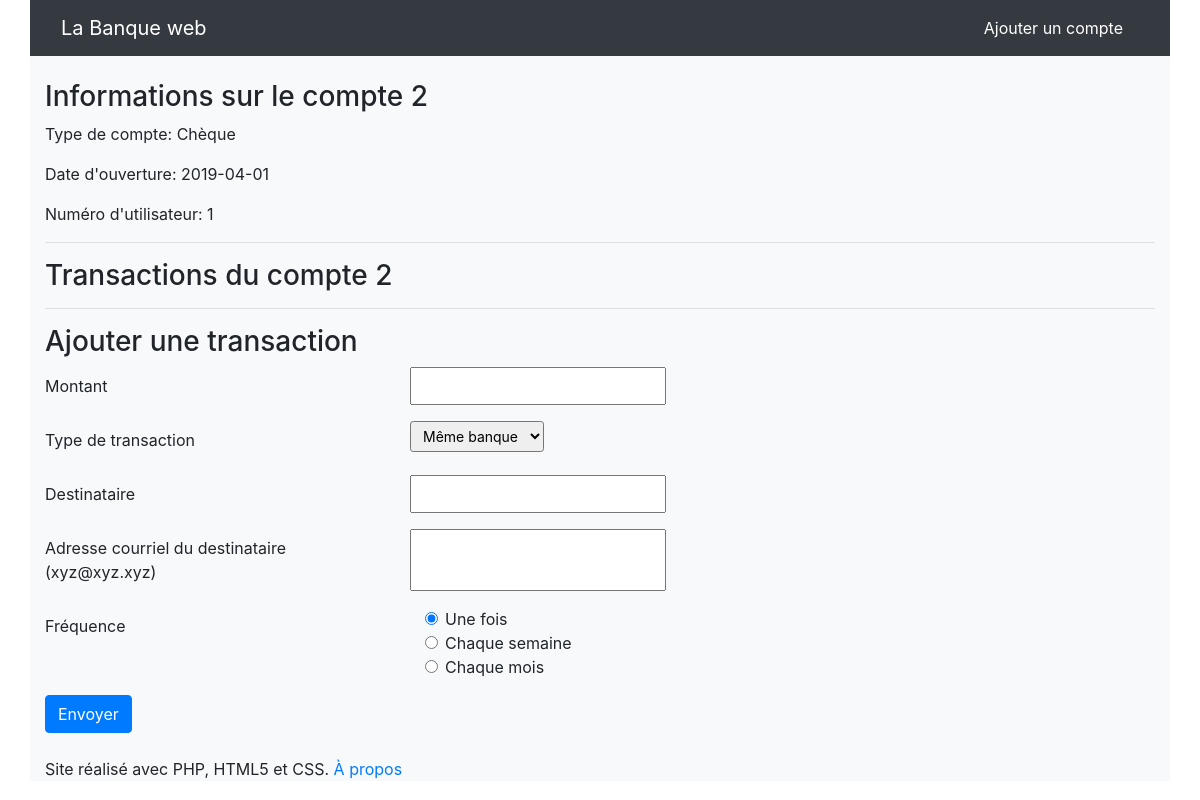
/index.php?action=compte&id=2, run on the app's committed database.
### tables this page shows
CREATE TABLE `comptes` (
  `id` int(11) NOT NULL,
  `type_compte` varchar(255) NOT NULL,
  `date` date NOT NULL,
  `id_utilisateur` int(11) NOT NULL
);

### Controleur/Controleur.php (called while the page is built, shortened)
<?php
require 'Modele/modele.php';
function compte($idCompte, $erreur)
{
    $compte = getCompte($idCompte);
    require 'Vue/vueCompte.php';
}

### Modele/modele.php (called while the page is built, shortened)
<?php
function getBdd()
{
    $bdd = new PDO('mysql:host=localhost;dbname=banque_web;charset=utf8', 'root', 'mysql', array(PDO::ATTR_ERRMODE => PDO::ERRMODE_EXCEPTION));
    return $bdd;
}
function getCompte($idCompte)
{
    $bdd = getBdd();
    $compte = $bdd->prepare('select id, type_compte, date, id_utilisateur from comptes where id=?');
    $compte->execute(array($idCompte));
    if ($compte->rowCount() == 1)
        return $compte->fetch();
    else
        throw new Exception("Aucun compte ne correspond à l'identifiant '$idCompte'");
}

### Vue/vueCompte.php (the view, shortened to what this page needs)
    <article>
        <header>
            <br>
            <h3>Informations sur le compte <?= $compte['id'] ?></h3>
            <p>Type de compte: <?= $compte['type_compte'] ?></p>
            <p>
                <time>Date d'ouverture: <?= $compte['date'] ?></time>
            </p>
            <p>Numéro d'utilisateur: <?= $compte['id_utilisateur'] ?></p>
        </header>
    </article>
    <hr/>
    <header>
        <h3>Transactions du compte <?= $compte['id'] ?></h3>
    </header>
    <hr>
    <form action="index.php?action=transaction" method="post">
        <h3>Ajouter une transaction</h3>
        <div>
            <div class="form-group row">
                <label for="montant" class="col-sm-4 col-form-label">Montant </label><input type="text" name="montant"
                                                                                            id="auto"/>
            </div>
            <div class="form-group row">
                <label for="type_transaction" class="col-sm-4 col-form-label">Type de transaction </label>
                <select class="form-control-sm" name="type_transaction">
                    <option value="Même banque">Même banque</option>
                </select>
            </div>
            <div class="form-group row">
                <label for="destinataire" class="col-sm-4 col-form-label">Destinataire </label><input id="destinataire"
                                                                                                      name="destinataire"
                                                                                                      type="text"/>
            </div>
            <div class="form-group row">
                <label for="courrielDestinataire" class="col-sm-4 col-form-label">Adresse courriel du
                    destinataire (xyz@xyz.xyz) </label><input id="courrielDestinataire"
                                                              name="courrielDestinataire"
                                                              type="text"/>
                <div class="col-sm-3">
                </div>
            </div>
            <fieldset class="form-group">
                <div class="row">
                    <label for="frequence" class="col-sm-4 col-form-label">Fréquence </label>
                    <div class="col-sm-3">
                        <div class="form-check">
                            <input class="form-check-input" type="radio" name="frequence" value="Une fois" id="uneFois"
                                   checked="checked"/>
                            <label class="form-check-label" for="uneFois">Une fois</label>
                        </div>
                        <div class="form-check">
                            <input class="form-check-input" type="radio" name="frequence" value="Chaque semaine"
                                   id="semaine"/>
                            <label class="form-check-label" for="semaine">Chaque semaine</label>
                        </div>
                        <div class="form-check ">
                            <input class="form-check-input" type="radio" name="frequence" value="Chaque mois"
                                   id="mois"/>
                            <label class="form-check-label" for="mois">Chaque mois</label>
                        </div>
                    </div>
                </div>
            </fieldset>
            <input class="btn btn-primary" type="submit" value="Envoyer"/>
        </div>
    </form>
<?php require 'Vue/gabarit.php'; ?>

### data on the page
comptes: id "2", type_compte "Chèque", date "2019-04-01", id_utilisateur "1"
